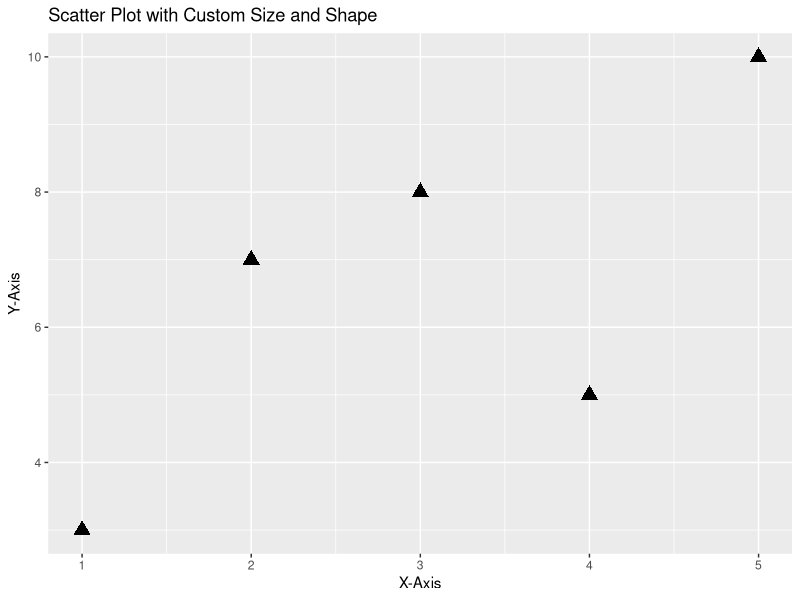

Write R code to recreate this figure.
#Demonstrate how to use geom_point() to modify size and shape of points.
library(ggplot2)
x <- c(1, 2, 3, 4, 5)
y <- c(3, 7, 8, 5, 10)
data <- data.frame(x, y)
ggplot(data, aes(x = x, y = y)) +
  geom_point(size = 4, shape = 17) +
  labs(
    title = "Scatter Plot with Custom Size and Shape",
    x = "X-Axis",
    y = "Y-Axis"
  )
